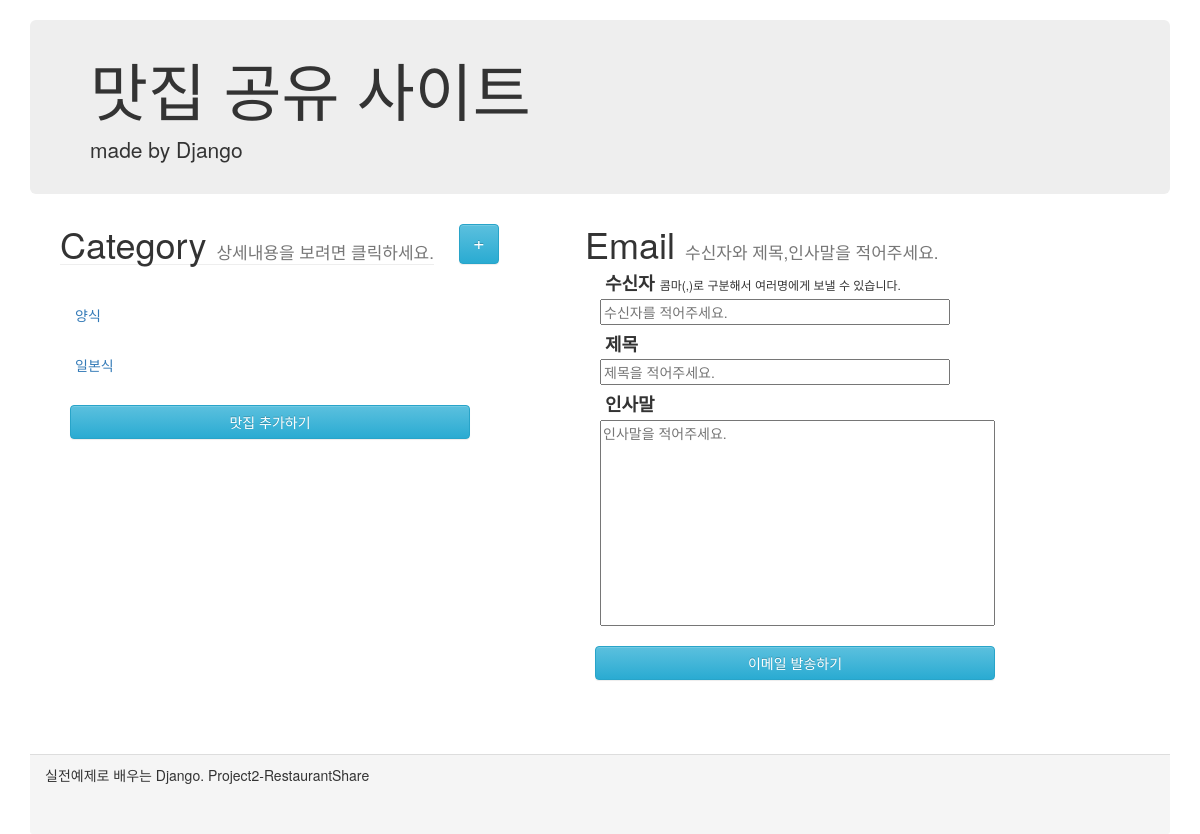
The app's page /, older data.
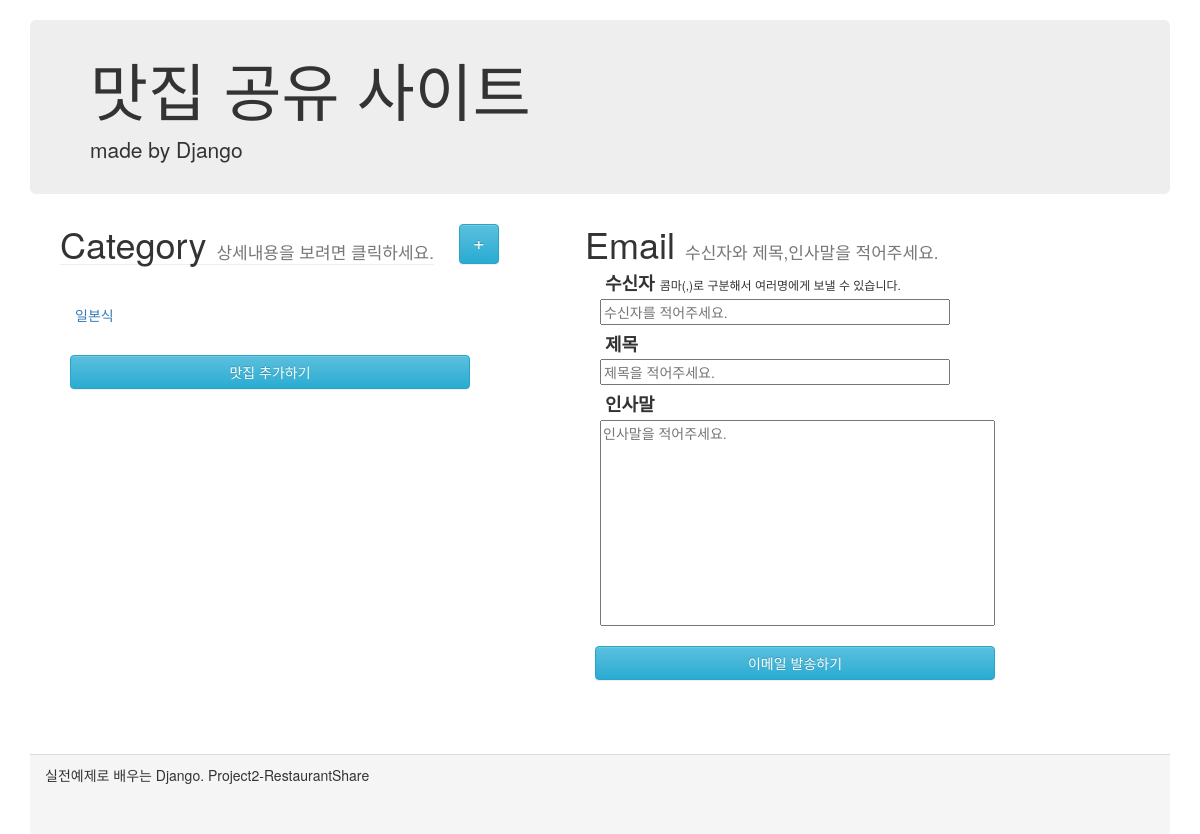
The same page, newer data.
### shareRes/models.py (models this page shows)
class Category(models.Model):
    category_name = models.CharField(max_length=100)

### shareRes/views.py (the view)
# urls.py: path('',views.index, name='index'),
def index(request):
    categories = Category.objects.all()
    restaurants = Restaurant.objects.all()
    content = {'categories':categories, 'restaurants':restaurants}
    return render(request,'shareRes/index.html', content)

### shareRes/templates/shareRes/index.html (shortened to what this page needs)
<html lang="en">
<head>
    <link rel="stylesheet" href="https://maxcdn.bootstrapcdn.com/bootstrap/3.3.2/css/bootstrap.min.css">
    <link rel="stylesheet" href="https://maxcdn.bootstrapcdn.com/bootstrap/3.3.2/css/bootstrap-theme.min.css">
</head>
<body>
    <div class="container">
        <div class="header">
            <div class="jumbotron">
                <h1>맛집 공유 사이트</h1>
                <p>made by Django</p>
            </div>
        </div>
        <div class="content">
            <div class="row">
                <form action="./sendEmail/send/" method="POST" onsubmit="return emailCheckForm();"> {% csrf_token %}
                    <div class="restaurantInfoDiv ">
                        <div class="row">
                            <div class="infoHeaderDiv">
                                <h1>Category <small class="subTitle">상세내용을 보려면 클릭하세요.</small></h1>
                            </div>
                            <div class="categoryAddDiv">
                                    <a href="categoryCreate/" class="categoryAddBtn btn btn-info" role="button">+</a>
                            </div>
                        </div>
                        <ul class="restaurantListDiv nav nav-pills nav-stacked">
                            {% for category in categories %}
                            <li class="category deactive">{{ category.category_name }}</li>
                            {% endfor %}
                        </ul>
                        <a href="restaurantCreate/" class="sendBtn btn btn-info" role="button">맛집 추가하기</a>
                    </div>
                    <div class="emailDiv">
                        <div class="emailHeaderDiv">
                            <h1>Email <small class="subTitle">수신자와 제목,인사말을 적어주세요.</small></h1>
                        </div>
                        <div class="emailContentGroup">
                            <div class="emailContentHeader">
                                <h4>수신자 <span class="inputReceiverSub">콤마(,)로 구분해서 여러명에게 보낼 수 있습니다.</span></h4>
                                <input class="inputReceiver" name="inputReceiver" id="inputReceiver" type="text" placeholder="수신자를 적어주세요."/><br/>
                            </div>
                            <div class="emailContentHeader">
                                <h4>제목</h4>
                                <input class="inputTitle" name="inputTitle" id="inputTitle" type="text" placeholder="제목을 적어주세요."/><br/>
                            </div>
                            <div class="emailContent">
                                <h4>인사말</h4>
                                <textarea class="inputContent" name="inputContent" id="inputContent" cols="50" rows="10" placeholder="인사말을 적어주세요."></textarea>
                            </div>
                        </div>
                        <div>
                            <input type="submit" class="sendBtn btn btn-info" role="button" value="이메일 발송하기"/>
                        </div>
                    </div>
                </form>
            </div>
        </div>
        <div class="panel-footer">
            실전예제로 배우는 Django. Project2-RestaurantShare
        </div>
    </div>
</body>
</html>

Row changes from the older to the newer data that the page shows:
removed Category: category_name "양식"
